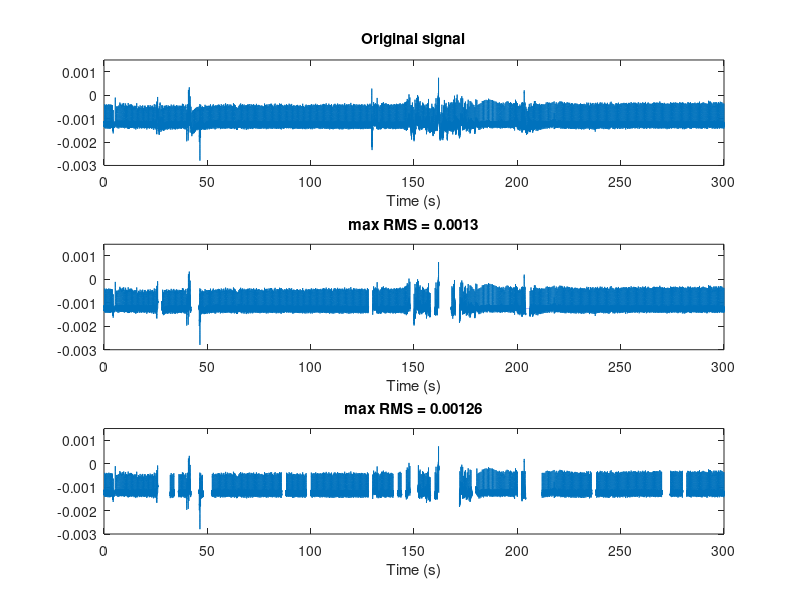
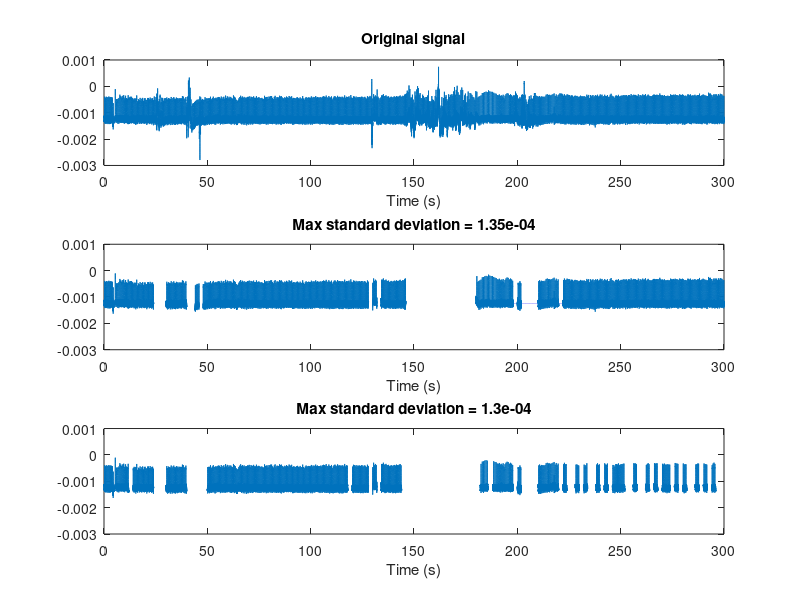
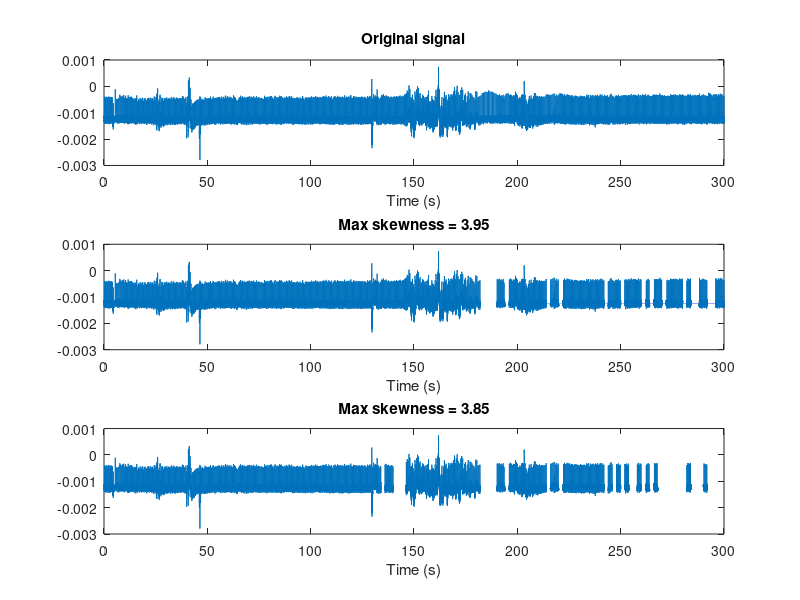

Recreate these plots in MATLAB, in order.
%% Noise Anomaly Detection %%

close all;
clear all;
load("G002ecg.mat")
fs = 1000;

orig_sig = G002ecg;
% RMS signals
sig1 = orig_sig;
sig2 = orig_sig;
% STD signals
sig3 = orig_sig;
sig4 = orig_sig;
% SKEWNESS
sig5 = orig_sig;
sig6 = orig_sig;

time = 0:(1/fs):((length(orig_sig)-1)/fs);
window = 2*fs; % # of secs
numwindows = floor(length(orig_sig-1)/window);


%RMS
for i = 0:numwindows-1 %0 to # windows
   r = rms(orig_sig(i*window+1:(i+1)*window));

   if (r > 0.0013)
       sig1(i*window+1:(i+1)*window) = mean(orig_sig(1:length(orig_sig)-1));
   end
   if (r > 0.00126)
       sig2(i*window+1:(i+1)*window) = mean(orig_sig(1:length(orig_sig)-1));       
  % else
       %not noisy
   end
end

figure;

subplot(3,1,1);
plot(time, orig_sig);
axis([0 300 -3e-3 1.5e-3]);
title('Original signal');
xlabel('Time (s)');

subplot(3,1,2);
plot(time, sig1);
axis([0 300 -3e-3 1.5e-3]);
title('max RMS = 0.0013');
xlabel('Time (s)');

subplot(3,1,3);
plot(time, sig2);
axis([0 300 -3e-3 1.5e-3]);
title('max RMS = 0.00126');
xlabel('Time (s)');

%STD DEV : WINDOW = 0.5s;
for i = 0:numwindows-1 %0 to # windows
   s = std(orig_sig(i*window+1:(i+1)*window));

   if (s > 1.35e-04)
       sig3(i*window+1:(i+1)*window) = mean(orig_sig(1:length(orig_sig)-1)); % put to mean 
   end
   if (s > 1.3e-04)
       sig4(i*window+1:(i+1)*window) = mean(orig_sig(1:length(orig_sig)-1)); % put to mean  

       
  % elseif (r > 0.00125)
  %     sig2(i*window+1:(i+1)*window) = 0;       
  % else
       %not noisy
   end
end


figure;
subplot(3,1,1);
plot(time, orig_sig);
axis([0 300 -3e-3 1e-3]);
title('Original signal');
xlabel('Time (s)');

subplot(3,1,2);
plot(time, sig3);
axis([0 300 -3e-3 1e-3]);
title('Max standard deviation = 1.35e-04');
xlabel('Time (s)');

subplot(3,1,3);
plot(time, sig4);
axis([0 300 -3e-3 1e-3]);
title('Max standard deviation = 1.3e-04');
xlabel('Time (s)');


%SKEW
for i = 0:numwindows-1 %0 to # windows
   sk = skewness(orig_sig(i*window+1:(i+1)*window));
   if (sk > 3.95)
       sig5(i*window+1:(i+1)*window) = mean(orig_sig(1:length(orig_sig)-1));
   end
   if (sk > 3.85)
       sig6(i*window+1:(i+1)*window) = mean(orig_sig(1:length(orig_sig)-1));       
   else
       %not noisy
   end
end

figure;
subplot(3,1,1);
plot(time, orig_sig);
axis([0 300 -3e-3 1e-3]);
title('Original signal');
xlabel('Time (s)');

subplot(3,1,2);
plot(time, sig5);
axis([0 300 -3e-3 1e-3]);
title('Max skewness = 3.95');
xlabel('Time (s)');

subplot(3,1,3);
plot(time, sig6);
axis([0 300 -3e-3 1e-3]);
title('Max skewness = 3.85');
xlabel('Time (s)');
